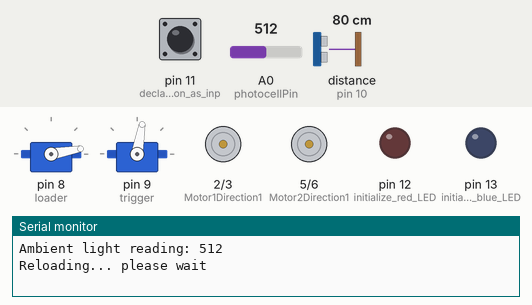
This sketch was run on a simulated Arduino Uno, built with avr-gcc and run on an emulated ATmega328P. Shown: 2 × servo, motor-driver pin pairs drawn as motors (green arrow = first pin HIGH = forward, orange = second pin HIGH = backward, longer = more drive, scaled by the enable pin), output pins drawn as LEDs (lit = HIGH), the last lines printed to the serial monitor. The inputs (shaded band) are chosen by the test bench; at power-on: A0 (photocellPin) = 512, pin 11 (declare_pushbutton_as_inp) LOW, distance to the obstacle (sensor on pin 10) 80 cm. The echo pulse lasts 58.3 µs per cm.

Above: at 7.8 s.
7.9 s: A0 (photocellPin) set to 323
At 12.2 s:
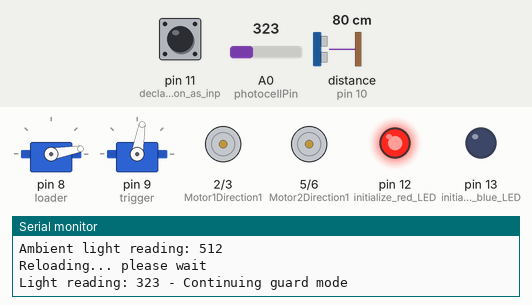
12.9 s: A0 (photocellPin) set to 298
At 13.8 s:
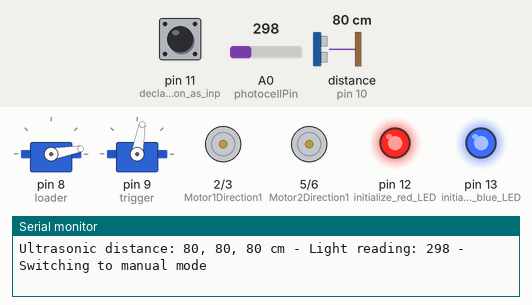
Timing chart, 0 to 15.9 s (numbered marks = the images above; inputs shaded):
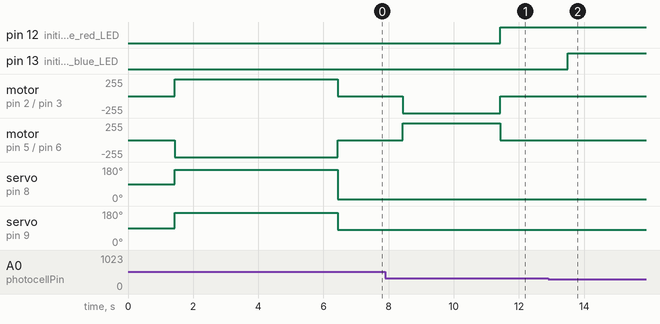

Measured:
- the behaviour switches between 312 and 311 on A0 (photocellPin) (found by bisection; images 1 and 2)
- after the input at 12.9 s, pin 13 (initialize_blue_LED): LOW → HIGH after 0.60 s

The sketch:

final_crossbow_code.ino
```cpp
// AUTOMATIC RELOADING CROSSBOW
// This is the code for the final configuration of the automatic reloading crossbow
// The crossbow will automatically draw back the bowstring, raise the trigger, and
// drop a dart into the firing slot. After finishing the loading procedure, the
// red LED on the crossbow will turn on. The crossbow then determines when to fire.
// This bow has three different firing modes; guard mode, manual, and automatic.
// in guard mode, the blue LED will be turned off, and the crossbow will use the
// ultrasonic sensor mounted in the front of the bow to determine the distance to the
// closest object. When this distance changes a set amount or more, the crossbow will
// fire and reload, waiting for more motion to fire. To turn manual mode on, place a
// finger over the light sensor. The blue LED will turn on and manual mode will be set.
// in this mode, merely press the pushbutton next to the light sensor to fire the bow.
// the crossbow will automatically reload, and you can fire again when the red indicator
// turns on. To turn automatic mode on, hold the button for at least 5 seconds. The blue
// LED will start blinking and the crossbow will fire and reload as fast as it can.
// To bring it out of automatic mode, press and hold the button again. Have fun! :3


// pin a0 is for the photocell (turn manual mode on)
// pin 2 is for draw motor 1, direction 1
// pin 3 is for draw motor 1, direction 2
// pin 4 is for draw motor 1, speed control
// pin 5 is for draw motor 2, direction 1
// pin 6 is for draw motor 2, direction 2
// pin 7 is for draw motor 2, speed control
// pin 8 is for the loader servo
// pin 9 is for the trigger servo
// pin 10 is for the ultrasonic signal pin
// pin 11 is for the pushbutton (manual mode fire)
// pin 12 is for the red LED (loaded indicator)
// pin 13 is for the blue LED (manual indicator)


#include <Servo.h>
Servo loader;  // create servo object to control the loader
Servo trigger;  // create servo object to control the trigger

// CONSTANT TO DETERMINE WHEN TO FIRE
const int fireDist = 25;   // threshold for guard mode firing, in centimeters

// some constant for the ultrasonic sensor
unsigned long echo = 0;   // define echo for the ultrasonic sensor
int ultraSoundSignal = 10; // ultrasound signal pin
unsigned long ultrasoundValue = 0;

// these are some constants for the draw motors
const int Motor1Direction1 = 2;
const int Motor1Direction2 = 3;
const int Motor1Speed = 4;
const int Motor2Direction1 = 5;
const int Motor2Direction2 = 6;
const int Motor2Speed = 7;

// these are some constants for the photocell
int photocellPin = 0;     // the cell and 10K pulldown are connected to a0
int photocellReading;     // the analog reading from the analog resistor divider
int photoCheck;     // the ambient lighting comparator

// these are some constants for the pushbutton
int push = 0;     // variable for reading the pin status

// these are some constants for the automatic mode
int checkAuto;   // variable to determine whether in automatic mode or not

void setup() {

  loader.attach(8);  // attaches the loader servo on pin 9 to the loader object
  trigger.attach(9);  // attaches the trigger servo on pin 9 to the trigger object

// attaches all the pins to the h bridge stuff
  pinMode(Motor1Direction1, OUTPUT);
  pinMode(Motor1Direction2, OUTPUT);
  pinMode(Motor1Speed, OUTPUT);

  pinMode(Motor2Direction1, OUTPUT);
  pinMode(Motor2Direction2, OUTPUT);
  pinMode(Motor2Speed, OUTPUT);

// debugging print
  Serial.begin(9600);
  Serial.println("");
  Serial.println("Welcome to the WinterWaffle Studios Automatic Reloading Crossbow");
  Serial.println("----------------------------------------------------------------");
  Serial.println("        Blue LED on:  Manual Mode on");
  Serial.println("  Blue LED blinking:  Automatic Mode on");
  Serial.println("       Blue LED off:  Guard Mode on");
  Serial.println("         Red LED on:  Crossbow loaded");
  Serial.println("Cover light sensor to turn manual mode on, button to fire");
  Serial.println("Hold button for 5 seconds to turn automatic mode on");
  Serial.println("Have fun!");
  Serial.println("----------------------------------------------------------------");
  Serial.println("");
  delay (1000);

// initialize photocell stuff
    photocellReading = analogRead(photocellPin);    // check the photocell
    Serial.print("Ambient light reading: ");
    Serial.println(photocellReading);     // the raw analog reading
    if (photocellReading < 300)   // check if light is dim/dark
    {
      photoCheck = 400;
    }
    else
    {
      photoCheck = photocellReading;   // else, determine ambient lighting
    }

// initialize pushbutton stuff
  pinMode(11, INPUT);    // declare pushbutton as input

// initialize LED pin stuff
  pinMode(12, OUTPUT);    // initialize red LED
  pinMode(13, OUTPUT);    // initialize blue LED

}


void loop() {
  // reload the crossbow /////////////////////////////////////////////////////////////
  reload();

  // wait for signal to fire dart/////////////////////////////////////////////////////

  int breakloop = 1;  // set up condition to stop loop

  while (breakloop)
  {
      if (checkHeld())   // check if weapon is being held
      {
       Serial.println("Switching to manual mode"); // switch to manual
       manualMode();
      }
      else
      {
       Serial.println("Continuing guard mode"); // continuing guard mode
       if (checkMotion())   // check if there is motion ahead
       {
            fire();
            breakloop = 0;       // break the loop
       }
      }
  }
}


int checkMotion()
{
  int x, xOld, xDif;    // setup ping stuff
  int y, yOld, yDif;    // setup ping stuff
  int z, zOld, zDif;    // setup ping stuff
  int i;
  xOld = ping();
  yOld = ping();
  zOld = ping();
  for (i = 0; i < 15; i++)
  {
       x = ping();
       y = ping();
       z = ping();
       xDif = x - xOld;
       yDif = y - yOld;
       zDif = z - zOld;
       if ((abs(xDif) > fireDist) && (abs(yDif) > fireDist) && (abs(zDif) > fireDist))  // check if there is change in distance
       {
        Serial.print("Ultrasonic distance: ");
        Serial.print(x);
        Serial.print(", ");
        Serial.print(y);
        Serial.print(", ");
        Serial.print(z);
        Serial.print(" cm - ");
        Serial.print("Distance difference: ");
        Serial.print(xDif);
        Serial.print(", ");
        Serial.print(yDif);
        Serial.print(", ");
        Serial.print(zDif);
        Serial.print(" cm - ");
        return 1;
       }
       delay(50); //delay a bit
    x = xOld;
    y = yOld;
    z = zOld;
   }
   x = ping();
   y = ping();
   z = ping();
   Serial.print("Ultrasonic distance: ");
   Serial.print(x);
   Serial.print(", ");
   Serial.print(y);
   Serial.print(", ");
   Serial.print(z);
   Serial.print(" cm - ");
   return 0;
}


int checkHeld()
{
    photocellReading = analogRead(photocellPin);    // check the photocell
    Serial.print("Light reading: ");
    Serial.print(photocellReading);     // the raw analog reading
    Serial.print(" - ");
    if (photocellReading < (photoCheck - 200))   // check if weapon is held
    {
      return 1;
    }
    return 0;
}


int checkPushed()
{
  int i;
  for (i = 0; i < 15; i++)
  {
    int held = 0;
    while (digitalRead(11) == HIGH)
    {
      delay(100);
      held++;
    }
    if (held > 50)
    {
    Serial.print("Button pushed for more than 5 seconds - ");   // print if held
    return 2;  // the button was pressed for more than 5 seconds
    }
    else if (held > 0)
    {
    Serial.print("Button pushed - ");   // print if pushed
    return 1;  // the button was pressed for less than 5 seconds
    }
    delay(50);
  }
  Serial.print("Button unpushed - ");   // print if no pushed
  return 0;   // the button was not pressed at all
}


void manualMode()
{
  digitalWrite(13, HIGH);    // turn the blue LED on by making the voltage HIGH
  int testPushed;
  while (1)
   {
    testPushed = checkPushed();
    if (testPushed == 1)
    {
      fire();     // fire and reload
      reload();
    }
    else if (testPushed == 2)
    {
      automaticMode();
    }
    if (checkHeld())   // keep checking if weapon is held
    {
        Serial.println("Continuing manual mode");
    }
    else
    {
        Serial.println("Switching to guard mode");
        delay(1000); //delay a bit
        digitalWrite(13, LOW);    // turn the blue LED off by making the voltage LOW
        return;
    }
  }
}


void automaticMode()
{
  checkAuto = 1;
  int i;
  for (i = 0; i < 10; i++)     // do the blue LED blink sequence
  {
  digitalWrite(13, HIGH);    // turn the blue LED on by making the voltage HIGH
  delay (500);
  digitalWrite(13, LOW);    // turn the blue LED off by making the voltage LOW
  delay (500);
  }
  Serial.println("Entering automatic mode");
  while (1)
  {
  reload();
  if (checkPushed() > 0)
  {
    checkAuto = 0;
    Serial.println("Exiting automatic mode");
    for (i = 0; i < 5; i++)     // do the blue LED blink sequence
    {
    digitalWrite(13, HIGH);    // turn the blue LED on by making the voltage HIGH
    delay (500);
    digitalWrite(13, LOW);    // turn the blue LED off by making the voltage LOW
    delay (500);
    }
    return;
  }
  Serial.println("Continuing automatic mode");
  }
  fire();
}


void reload()
{
  Serial.println("Reloading... please wait");
  loader.attach(8);  // reattach loader servo

  // pulling back the draw motors ////////////////////////////////////////////////////
  digitalWrite(Motor1Direction1, HIGH);
  digitalWrite(Motor1Direction2, LOW);
  analogWrite(Motor1Speed, 256);
  digitalWrite(Motor2Direction1, LOW);
  digitalWrite(Motor2Direction2, HIGH);
  analogWrite(Motor2Speed, 256);
  trigger.write(170);   // set the trigger up
  loader.write(165);  // still chambering another dart
  if (checkAuto)
  {
    digitalWrite(13, LOW);    // blink blue LED to show you're in automatic mode
  }
  delay(5000);  // delay to wait for pullback

  // stopping the draw motors, set up trigger and loader /////////////////////////////
  digitalWrite(Motor1Direction1, HIGH);
  digitalWrite(Motor1Direction2, LOW);
  analogWrite(Motor1Speed, 0);
  digitalWrite(Motor2Direction1, LOW);
  digitalWrite(Motor2Direction2, HIGH);
  analogWrite(Motor2Speed, 0);
  loader.write(10);  // drop the dart
  trigger.write(80);   // set the trigger up
  if (checkAuto)
  {
    digitalWrite(13, HIGH);    // blink blue LED to show you're in automatic mode
  }
  delay(2000);  // delay to wait for setup

  // unwind the draw motors /////////////////////////////////////////////////////////
  digitalWrite(Motor1Direction1, LOW);
  digitalWrite(Motor1Direction2, HIGH);
  analogWrite(Motor1Speed, 130);
  digitalWrite(Motor2Direction1, HIGH);
  digitalWrite(Motor2Direction2, LOW);
  analogWrite(Motor2Speed, 130);
  loader.write(10);  // still dropping the dart
  trigger.write(80);   // still setting the trigger up
  if (checkAuto)
  {
    digitalWrite(13, HIGH);    // blink blue LED to show you're in automatic mode
  }
  delay(3000);  // delay to wait for draw motors to unwind

  // stop the draw motors ///////////////////////////////////////////////////////////
  digitalWrite(Motor1Direction1, HIGH);
  digitalWrite(Motor1Direction2, LOW);
  analogWrite(Motor1Speed, 0);
  digitalWrite(Motor2Direction1, LOW);
  digitalWrite(Motor2Direction2, HIGH);
  analogWrite(Motor2Speed, 0);

  loader.detach();  // turn off the loader servo to save power
  digitalWrite(12, HIGH);    // turn the red LED on by making the voltage HIGH

  return;
}


void fire()
{
  Serial.println("Firing!");
  trigger.write(170);   // release the triggger
  digitalWrite(12, LOW);    // turn the red LED off by making the voltage LOW

  return;
}


unsigned long ping()
{
  pinMode(ultraSoundSignal, OUTPUT); // Switch signalpin to output
  digitalWrite(ultraSoundSignal, LOW); // Send low pulse
  delayMicroseconds(2); // Wait for 2 microseconds
  digitalWrite(ultraSoundSignal, HIGH); // Send high pulse
  delayMicroseconds(5); // Wait for 5 microseconds
  digitalWrite(ultraSoundSignal, LOW); // Holdoff
  pinMode(ultraSoundSignal, INPUT); // Switch signalpin to input
  digitalWrite(ultraSoundSignal, HIGH); // Turn on pullup resistor
  // please note that pulseIn has a 1sec timeout, which may
  // not be desirable. Depending on your sensor specs, you
  // can likely bound the time like this -- marcmerlin
  // echo = pulseIn(ultraSoundSignal, HIGH, 38000)
  echo = pulseIn(ultraSoundSignal, HIGH); //Listen for echo
  ultrasoundValue = (echo / 58.138); //convert to centimeters
  return ultrasoundValue;
}
```
